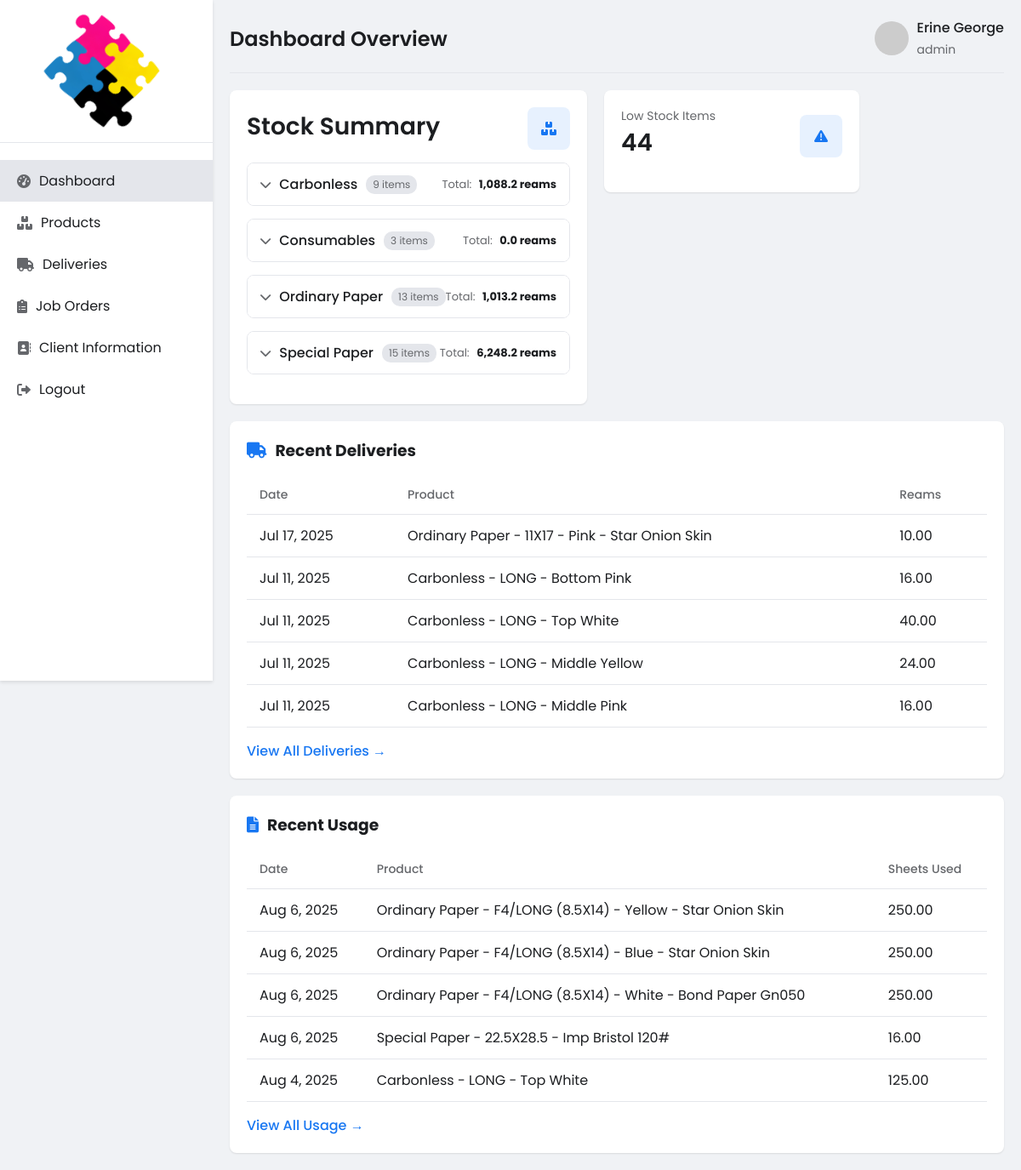
The page /pages/dashboard.php (signed in) on the database its author committed.
### tables this page shows
CREATE TABLE `delivery_logs` (
  `id` int(11) NOT NULL,
  `product_id` int(11) NOT NULL,
  `delivery_date` date DEFAULT curdate(),
  `delivered_reams` decimal(10,2) NOT NULL,
  `unit` varchar(50) DEFAULT NULL,
  `supplier_name` varchar(50) NOT NULL,
  `amount_per_ream` int(11) NOT NULL,
  `delivery_note` text DEFAULT NULL,
  `created_by` int(11) DEFAULT NULL
);

CREATE TABLE `products` (
  `id` int(11) NOT NULL,
  `product_type` varchar(100) DEFAULT NULL,
  `product_group` varchar(100) DEFAULT NULL,
  `product_name` varchar(100) DEFAULT NULL,
  `unit_price` decimal(10,2) NOT NULL,
  `created_by` int(11) DEFAULT NULL
);

CREATE TABLE `usage_logs` (
  `id` int(11) NOT NULL,
  `product_id` int(11) NOT NULL,
  `log_date` date DEFAULT curdate(),
  `used_sheets` decimal(10,2) NOT NULL,
  `used_reams` decimal(10,2) DEFAULT NULL,
  `usage_note` text DEFAULT NULL,
  `job_order_id` int(11) DEFAULT NULL,
  `spoilage_sheets` int(11) DEFAULT 0
);

### pages/dashboard.php (the view, shortened to what this page needs)
<?php
require_once '../config/db.php';
function fetchData($mysqli, $query)
{
    $result = $mysqli->query($query);
    return $result->fetch_assoc()['total'] ?? 0;
}
$recent_deliveries = $mysqli->query("
  SELECT d.product_id, d.delivery_date, p.product_type, p.product_group, p.product_name, d.delivered_reams
  FROM delivery_logs d
  JOIN products p ON d.product_id = p.id
  ORDER BY d.delivery_date DESC
  LIMIT 5
");
$recent_usage = $mysqli->query("
  SELECT u.product_id, u.log_date, p.product_type, p.product_group, p.product_name, u.used_sheets
  FROM usage_logs u
  JOIN products p ON u.product_id = p.id
  ORDER BY u.log_date DESC
  LIMIT 5
");
$stock_data = $mysqli->query("
  SELECT
    p.product_type, p.product_group, p.product_name,
    ((SELECT IFNULL(SUM(delivered_reams), 0) FROM delivery_logs WHERE product_id = p.id) * 500 -
    (SELECT IFNULL(SUM(used_sheets), 0) FROM usage_logs WHERE product_id = p.id)) AS available_sheets
  FROM products p
  ORDER BY p.product_type, p.product_name, p.product_group
");
$low_stock = fetchData($mysqli, "
  SELECT COUNT(*) AS total FROM products p
  LEFT JOIN (
    SELECT d.product_id,
          SUM(d.delivered_reams) AS total_reams,
          (SUM(d.delivered_reams) * 500) - IFNULL(SUM(u.used_sheets), 0) AS balance
    FROM delivery_logs d
    LEFT JOIN usage_logs u ON u.product_id = d.product_id
    GROUP BY d.product_id
  ) AS stock ON p.id = stock.product_id
  WHERE IFNULL(balance, 0) >= 0
  AND IFNULL(balance, 0) < 10000 /* 20 reams * 500 sheets */
");
$grouped = [];
while ($row = $stock_data->fetch_assoc()) {
    $type = $row['product_type'];
    $group = $row['product_group'];
    $name = $row['product_name'];
    $sheets = max(0, $row['available_sheets']);
    $reams = $sheets / 500;
    if (!isset($grouped[$type])) $grouped[$type] = [];
    if (!isset($grouped[$type][$name])) $grouped[$type][$name] = [];
    $grouped[$type][$name][$group] = $reams;
}
?>
<!DOCTYPE html>
<html lang="en">
<head>
    <link rel="stylesheet" href="https://cdnjs.cloudflare.com/ajax/libs/font-awesome/6.0.0-beta3/css/all.min.css" />
</head>
<body>
    <div class="sidebar-con">
        <div class="sidebar">
            <div class="brand">
                <img src="../assets/images/plainlogo.png" alt="">
            </div>
            <ul class="nav-menu">
                <li><a href="#" class="active"><i class="fas fa-tachometer-alt"></i> <span>Dashboard</span></a></li>
                <li><a href="products.php" onclick="goToLastProductPage()"><i class="fas fa-boxes"></i> <span>Products</span></a></li>
                <li><a href="delivery.php"><i class="fas fa-truck"></i> <span>Deliveries</span></a></li>
                <li><a href="job_orders.php"><i class="fas fa-clipboard-list"></i> <span>Job Orders</span></a></li>
                <li><a href="clients.php"><i class="fa fa-address-book"></i> <span>Client Information</span></a></li>
                <li><a href="../accounts/logout.php"><i class="fas fa-sign-out-alt"></i> <span>Logout</span></a></li>
            </ul>
        </div>
    </div>
    <div class="main-content">
        <header class="header">
            <h1>Dashboard Overview</h1>
            <div class="user-info">
                <img src="https://ui-avatars.com/api/?name=<?= urlencode($_SESSION['username']) ?>&background=random" alt="User">
                <div class="user-details">
                    <h4><?= htmlspecialchars($_SESSION['username']) ?></h4>
                    <small><?= $_SESSION['role'] ?></small>
                </div>
            </div>
        </header>
        <div class="stock-cards">
            <div class="stat-card">
                <div class="card-header">
                    <div>
                        <h3>Stock Summary</h3>
                    </div>
                    <div class="card-icon"><i class="fas fa-boxes"></i></div>
                </div>
                <div class="stock-summary">
                    <?php foreach ($grouped as $type => $products): ?>
                        <div class="product-category">
                            <div class="category-header" onclick="toggleStockTable('<?= md5($type) ?>')">
                                <div class="category-title">
                                    <i class="fas fa-chevron-down toggle-icon"></i>
                                    <h4><?= htmlspecialchars($type) ?></h4>
                                    <span class="badge"><?= count($products) ?> items</span>
                                </div>
                                <div class="category-summary">
                                    <?php
                                    $totalReams = 0;
                                    foreach ($products as $groupStocks) {
                                        foreach ($groupStocks as $reams) {
                                            if ($reams !== null) {
                                                $totalReams += $reams;
                                            }
                                        }
                                    }
                                    ?>
                                    <div class="summary-item">
                                        <span>Total:</span>
                                        <strong><?= number_format($totalReams, 1) ?> reams</strong>
                                    </div>
                                </div>
                            </div>
                        </div>
                    <?php endforeach; ?>
                </div>
            </div>
            <div class="out-card" onclick="showLowStockItems()" style="cursor: pointer;">
                <div class="card-header">
                    <div>
                        <p>Low Stock Items</p>
                        <h3><?= $low_stock ?></h3>
                    </div>
                    <div class="card-icon"><i class="fas fa-exclamation-triangle"></i></div>
                </div>
            </div>
        </div>
        <div class="tables-section">
            <div class="table-card">
                <h3><i class="fas fa-truck"></i> Recent Deliveries</h3>
                <div class="recent-tables">
                    <table>
                        <thead>
                            <tr>
                                <th>Date</th>
                                <th>Product</th>
                                <th>Reams</th>
                            </tr>
                        </thead>
                        <tbody>
                            <?php while ($row = $recent_deliveries->fetch_assoc()): ?>
                                <tr class="clickable-row" data-id="<?= $row['product_id'] ?>">
                                    <td><?= date("M j, Y", strtotime($row['delivery_date'])) ?></td>
                                    <td><?= "{$row['product_type']} - {$row['product_group']} - {$row['product_name']}" ?></td>
                                    <td><?= number_format($row['delivered_reams'], 2) ?></td>
                                </tr>
                            <?php endwhile; ?>
                        </tbody>
                    </table>
                </div>
                <a href="delivery.php" class="view-all">View All Deliveries →</a>
            </div>
            <div class="table-card">
                <h3><i class="fas fa-file-alt"></i> Recent Usage</h3>
                <div class="recent-tables">
                    <table>
                        <thead>
                            <tr>
                                <th>Date</th>
                                <th>Product</th>
                                <th>Sheets Used</th>
                            </tr>
                        </thead>
                        <tbody>
                            <?php while ($row = $recent_usage->fetch_assoc()): ?>
                                <tr class="clickable-row" data-id="<?= $row['product_id'] ?>">
                                    <td><?= date("M j, Y", strtotime($row['log_date'])) ?></td>
                                    <td><?= "{$row['product_type']} - {$row['product_group']} - {$row['product_name']}" ?></td>
                                    <td><?= number_format($row['used_sheets'], 2) ?></td>
                                </tr>
                            <?php endwhile; ?>
                        </tbody>
                    </table>
                </div>
                <a href="products.php" class="view-all">View All Usage →</a>
            </div>
        </div>
    </div>
</body>
</html>

### pages/dashboard.php (style rules this page uses)
:root { --primary: #1877f2; --secondary: #166fe5; --light: #f0f2f5; --dark: #1c1e21; --gray: #65676b; --light-gray: #e4e6eb; --card-bg: #ffffff; }
* { margin: 0; padding: 0; box-sizing: border-box; font-family: 'Poppins', sans-serif; }
body { background-color: var(--light); color: var(--dark); display: flex; min-height: 100vh; }
.sidebar { width: 250px; background-color: var(--card-bg); height: 100vh; position: fixed; box-shadow: 0 2px 4px rgba(0, 0, 0, 0.1); padding: 20px 0; }
.brand { padding: 0 20px 40px; border-bottom: 1px solid var(--light-gray); margin-bottom: 20px; }
.brand img { height: 100px; width: auto; padding-left: 40px; transform: rotate(45deg); }
.nav-menu { list-style: none; }
.nav-menu li a { display: flex; align-items: center; padding: 12px 20px; color: var(--dark); text-decoration: none; transition: background-color 0.3s; }
.nav-menu li a:hover, .nav-menu li a.active { background-color: var(--light-gray); }
.nav-menu li a i { margin-right: 10px; color: var(--gray); }
.main-content { flex: 1; margin-left: 250px; padding: 20px; }
.header { display: flex; justify-content: space-between; align-items: center; margin-bottom: 20px; padding-bottom: 15px; border-bottom: 1px solid var(--light-gray); }
.header h1 { font-size: 24px; font-weight: 600; color: var(--dark); }
.user-info { display: flex; align-items: center; }
.user-info img { width: 40px; height: 40px; border-radius: 50%; margin-right: 10px; object-fit: cover; }
.user-details h4 { font-weight: 500; font-size: 16px; }
.user-details small { color: var(--gray); font-size: 14px; }
.stock-cards { display: flex; flex-direction: row; flex-wrap: wrap; }
.stat-card { min-width: 30%; max-height: 500px; background: var(--card-bg); border-radius: 8px; padding: 20px; box-shadow: 0 1px 2px rgba(0, 0, 0, 0.1); overflow: auto; margin-right: 20px; margin-bottom: 20px; }
.stat-card .card-header { display: flex; justify-content: space-between; align-items: center; margin-bottom: 15px; }
.stat-card .card-icon { width: 50px; height: 50px; border-radius: 8px; display: flex; align-items: center; justify-content: center; background-color: rgba(24, 119, 242, 0.1); color: var(--primary); }
.stat-card h3 { font-size: 28px; font-weight: 600; margin-bottom: 5px; }
.out-card { min-width: 300px; max-height: 120px; background: var(--card-bg); border-radius: 8px; padding: 20px; box-shadow: 0 1px 2px rgba(0, 0, 0, 0.1); margin-bottom: 20px; }
.out-card .card-header { display: flex; justify-content: space-between; align-items: center; margin-bottom: 15px; }
.out-card .card-icon { width: 50px; height: 50px; border-radius: 8px; display: flex; align-items: center; justify-content: center; background-color: rgba(24, 119, 242, 0.1); color: var(--primary); }
.out-card h3 { font-size: 28px; font-weight: 600; margin-bottom: 5px; }
.out-card p { color: var(--gray); font-size: 14px; }
.tables-section { display: grid; grid-template-columns: repeat(auto-fit, minmax(500px, 1fr)); gap: 20px; width: 100%; }
.recent-tables td { cursor: pointer; }
.table-card { width: 100%; background: var(--card-bg); border-radius: 8px; padding: 20px; box-shadow: 0 1px 2px rgba(0, 0, 0, 0.1); }
.table-card h3 { margin-bottom: 15px; display: flex; align-items: center; color: var(--dark); }
.table-card h3 i { margin-right: 10px; color: var(--primary); }
table { min-width: 100%; border-collapse: collapse; }
th { font-weight: 500; color: var(--gray); font-size: 14px; }
.view-all { display: inline-block; margin-top: 15px; color: var(--primary); text-decoration: none; font-weight: 500; }
.stock-summary { margin-top: 15px; }
.product-category { border: 1px solid var(--light-gray); border-radius: 8px; margin-bottom: 15px; overflow: hidden; }
.category-header { padding: 12px 15px; background-color: var(--card-bg); cursor: pointer; display: flex; justify-content: space-between; align-items: center; }
.category-title { display: flex; align-items: center; gap: 10px; }
.category-title h4 { font-weight: 500; color: var(--dark); margin: 0; }
.toggle-icon { color: var(--gray); font-size: 14px; transition: transform 0.2s ease; }
.badge { background-color: var(--light-gray); color: var(--gray); font-size: 12px; padding: 2px 8px; border-radius: 10px; }
.category-summary { display: flex; gap: 15px; }
.summary-item { font-size: 13px; color: var(--gray); }
.summary-item strong { color: var(--dark); margin-left: 5px; }

### rows shown on the page
delivery_logs: delivery_date "Jul 17, 2025", product.product_type "Ordinary Paper", product.product_group "11X17", product.product_name "Pink - Star Onion Skin", delivered_reams "10.00"
delivery_logs: delivery_date "Jul 11, 2025", product.product_type "Carbonless", product.product_group "LONG", product.product_name "Bottom Pink", delivered_reams "16.00"
delivery_logs: delivery_date "Jul 11, 2025", product.product_type "Carbonless", product.product_group "LONG", product.product_name "Top White", delivered_reams "40.00"
delivery_logs: delivery_date "Jul 11, 2025", product.product_type "Carbonless", product.product_group "LONG", product.product_name "Middle Yellow", delivered_reams "24.00"
delivery_logs: delivery_date "Jul 11, 2025", product.product_type "Carbonless", product.product_group "LONG", product.product_name "Middle Pink", delivered_reams "16.00"
usage_logs: log_date "Aug 6, 2025", product.product_type "Ordinary Paper", product.product_group "F4/LONG (8.5X14)", product.product_name "Yellow - Star Onion Skin", used_sheets "250.00"
usage_logs: log_date "Aug 6, 2025", product.product_type "Ordinary Paper", product.product_group "F4/LONG (8.5X14)", product.product_name "Blue - Star Onion Skin", used_sheets "250.00"
usage_logs: log_date "Aug 6, 2025", product.product_type "Ordinary Paper", product.product_group "F4/LONG (8.5X14)", product.product_name "White - Bond Paper Gn050", used_sheets "250.00"
usage_logs: log_date "Aug 6, 2025", product.product_type "Special Paper", product.product_group "22.5X28.5", product.product_name "Imp Bristol 120#", used_sheets "16.00"
usage_logs: log_date "Aug 4, 2025", product.product_type "Carbonless", product.product_group "LONG", product.product_name "Top White", used_sheets "125.00"

### other values the page prints
$_SESSION['username'] "Erine George"
$_SESSION['role'] "admin"
$type "Carbonless"
count($products) "9"
$totalReams "1,088.2"
$type "Consumables"
count($products) "3"
$totalReams "0.0"
$type "Ordinary Paper"
count($products) "13"
$totalReams "1,013.2"
$type "Special Paper"
count($products) "15"
$totalReams "6,248.2"
$low_stock "44"
